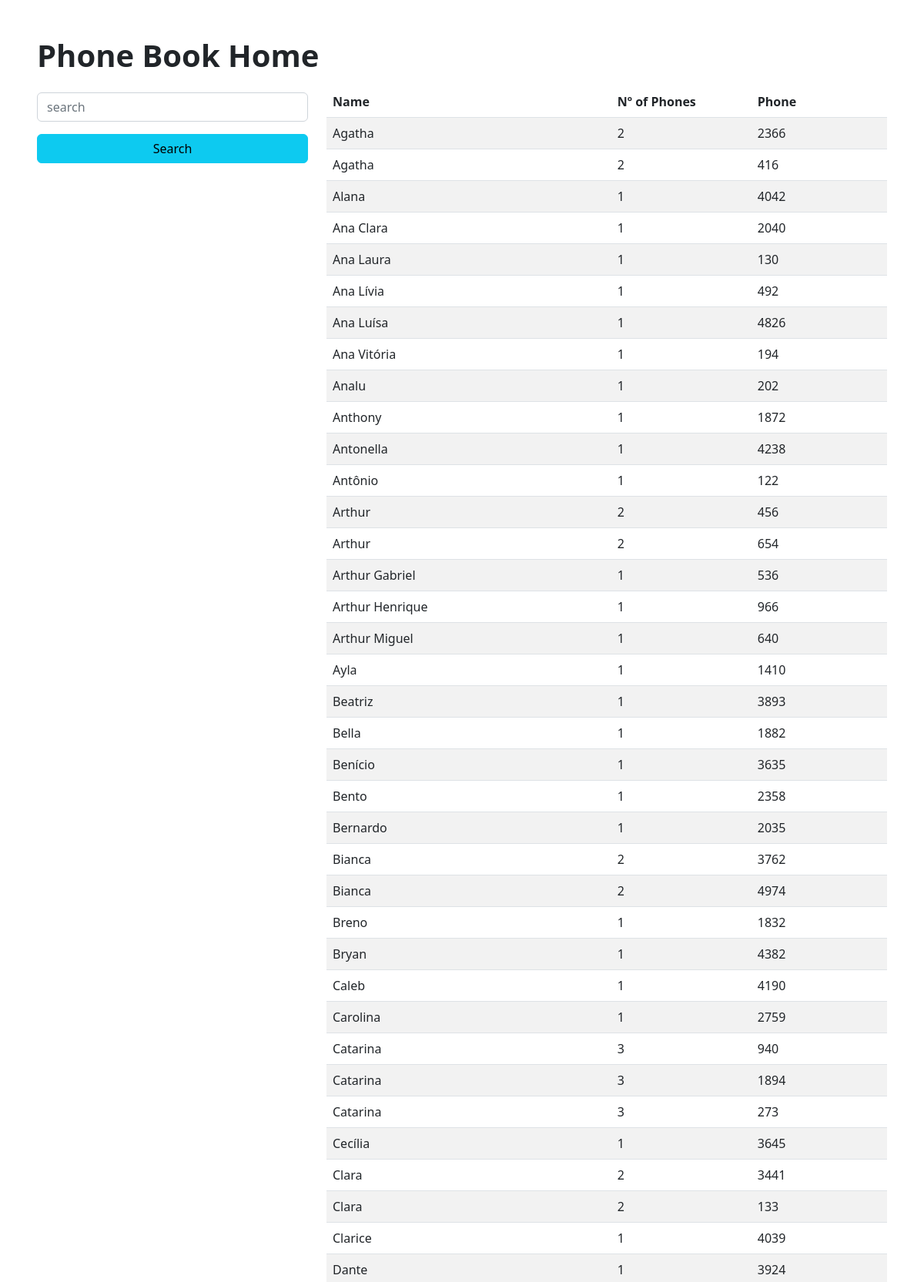
The page / (upper part) on the database its author committed.
### tables this page shows
CREATE TABLE `telefones` (
  `id` int NOT NULL AUTO_INCREMENT,
  `id_usuario` int NOT NULL,
  `numero` varchar(16) NOT NULL,
  PRIMARY KEY (`id`),
  UNIQUE KEY `unicidade_do_telefone` (`numero`),
  KEY `id_usuario` (`id_usuario`),
  CONSTRAINT `telefones_ibfk_1` FOREIGN KEY (`id_usuario`) REFERENCES `usuarios` (`id`) ON DELETE CASCADE
);

CREATE TABLE `usuarios` (
  `id` int NOT NULL AUTO_INCREMENT,
  `nome` varchar(255) NOT NULL,
  PRIMARY KEY (`id`)
);

### public/index.php (called while the page is built, shortened)
<?php include($_SERVER["DOCUMENT_ROOT"] . "\\app\\views\\header.php"); ?>
<?php include($_SERVER["DOCUMENT_ROOT"] . "\\app\\views\\search_contact.php"); ?>
<?php include($_SERVER["DOCUMENT_ROOT"] . "\\app\\views\\contact_list.php"); ?>
<?php include($_SERVER["DOCUMENT_ROOT"] . "\\app\\views\\footer.php"); ?>

### app/controllers/controller.php (called while the page is built, shortened)
<?php
function select_phones_by_user_id($id)
{
    global $db;
    $query = "SELECT numero from vestibulare.telefones JOIN
                vestibulare.usuarios
                ON usuarios.id=telefones.id_usuario
                where usuarios.id = :id;";
    $statement = $db->prepare($query);
    $statement->bindValue(":id", $id);
    $statement->execute();
    $results = $statement->fetchAll();
    return $results;
}
function list_users_by_number_of_phones()
{
    global $db;
    $query = "SELECT usuarios.id as id,
                nome,
                numero,
                COUNT(numero) AS numero_count
                FROM usuarios
                JOIN telefones
                ON usuarios.id=telefones.id_usuario
                GROUP BY nome
                ORDER BY nome;";
    $statement = $db->prepare($query);
    $statement->execute();
    $results = $statement->fetchAll();
    return $results;
}

### app/views/contact_list.php (the view, shortened to what this page needs)
<?php
require($_SERVER["DOCUMENT_ROOT"] . "\\app\\controllers\\controller.php");
$search = htmlspecialchars($_GET["searchName"]);
?>
<div class="col-lg-8">
    <table id="myTable" class="table text-justify table-striped">
        <thead class="tableh1">
            <th class="">Name</th>
            <th class="col-3">Nº of Phones</th>
            <th class="">Phone</th>
        </thead>
        <tbody id="tableBody">
            <?php
            if (!$search) {
                $results = list_users_by_number_of_phones();
                foreach ($results as $result) {
                    $id = $result["id"];
                    $name = $result["nome"];
                    $numeros = select_phones_by_user_id($id);
                    $num_count = $result["numero_count"];
            ?>
                    <?php
                    foreach ($numeros as $numero) {
                    ?>
                        <tr>
                            <td><?php echo $name; ?></td>
                            <td><?php echo $num_count; ?></td>
                            <td><?php echo $numero[0]; ?></td>
                        </tr>
                    <?php  }
                    ?>
                <?php }
            }  ?>
        </tbody>
    </table>
</div>

### app/views/header.php (shortened to what this page needs)
<!DOCTYPE html>
<html lang="en">
<head>
    <link href="https://cdn.jsdelivr.net/npm/bootstrap@5.2.0-beta1/dist/css/bootstrap.min.css" rel="stylesheet">
    <link rel="stylesheet" href="../public/css/styles.css">
</head>
<body>
    <div class="navbar pt-5 px-5">
        <h3><a class="link-dark fs-1 fw-bold" href=".">Phone Book Home</a></h3>
    </div>
    <div class="jumbotron jum px-5">
        <div class="row">

### app/views/search_contact.php
<div class="col-lg-4 inp">
    <form action="." method="GET">
        <div class="form-group">
            <input type="text" name="searchName" id="searchName" class="form-control mt-2 mb-3" placeholder="search">
            <input class="btn btn-info w-100 btn1" type="submit" value="Search">
        </div>
    </form>
</div>

### app/views/footer.php (shortened to what this page needs)
</div>
</div>
</body>
</html>

### public/css/styles.css (style rules this page uses)
a { text-decoration: none; }

### rows shown on the page
telefones: id_usuario.nome "Agatha", num_count "2", numero "2366"
telefones: id_usuario.nome "Agatha", num_count "2", numero "416"
telefones: id_usuario.nome "Alana", num_count "1", numero "4042"
telefones: id_usuario.nome "Ana Clara", num_count "1", numero "2040"
telefones: id_usuario.nome "Ana Laura", num_count "1", numero "130"
telefones: id_usuario.nome "Ana Lívia", num_count "1", numero "492"
telefones: id_usuario.nome "Ana Luísa", num_count "1", numero "4826"
telefones: id_usuario.nome "Ana Vitória", num_count "1", numero "194"
telefones: id_usuario.nome "Analu", num_count "1", numero "202"
telefones: id_usuario.nome "Anthony", num_count "1", numero "1872"
telefones: id_usuario.nome "Antonella", num_count "1", numero "4238"
telefones: id_usuario.nome "Antônio", num_count "1", numero "122"
telefones: id_usuario.nome "Arthur", num_count "2", numero "456"
telefones: id_usuario.nome "Arthur", num_count "2", numero "654"
telefones: id_usuario.nome "Arthur Gabriel", num_count "1", numero "536"
telefones: id_usuario.nome "Arthur Henrique", num_count "1", numero "966"
telefones: id_usuario.nome "Arthur Miguel", num_count "1", numero "640"
telefones: id_usuario.nome "Ayla", num_count "1", numero "1410"
telefones: id_usuario.nome "Beatriz", num_count "1", numero "3893"
telefones: id_usuario.nome "Bella", num_count "1", numero "1882"
telefones: id_usuario.nome "Benício", num_count "1", numero "3635"
telefones: id_usuario.nome "Bento", num_count "1", numero "2358"
telefones: id_usuario.nome "Bernardo", num_count "1", numero "2035"
telefones: id_usuario.nome "Bianca", num_count "2", numero "3762"
telefones: id_usuario.nome "Bianca", num_count "2", numero "4974"
telefones: id_usuario.nome "Breno", num_count "1", numero "1832"
telefones: id_usuario.nome "Bryan", num_count "1", numero "4382"
telefones: id_usuario.nome "Caleb", num_count "1", numero "4190"
telefones: id_usuario.nome "Carolina", num_count "1", numero "2759"
telefones: id_usuario.nome "Catarina", num_count "3", numero "940"
telefones: id_usuario.nome "Catarina", num_count "3", numero "1894"
telefones: id_usuario.nome "Catarina", num_count "3", numero "273"
telefones: id_usuario.nome "Cecília", num_count "1", numero "3645"
telefones: id_usuario.nome "Clara", num_count "2", numero "3441"
telefones: id_usuario.nome "Clara", num_count "2", numero "133"
telefones: id_usuario.nome "Clarice", num_count "1", numero "4039"
telefones: id_usuario.nome "Dante", num_count "1", numero "3924"
